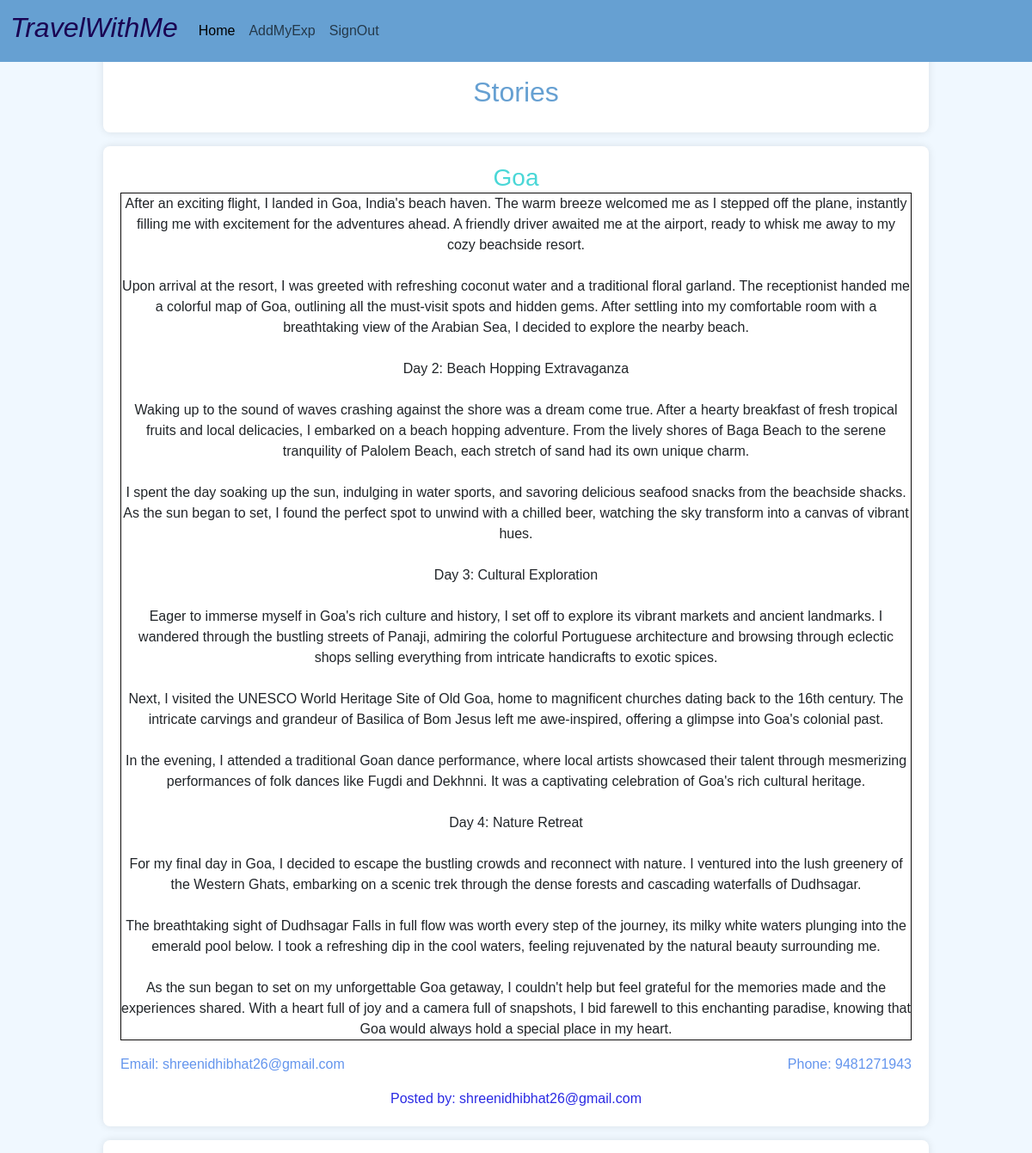
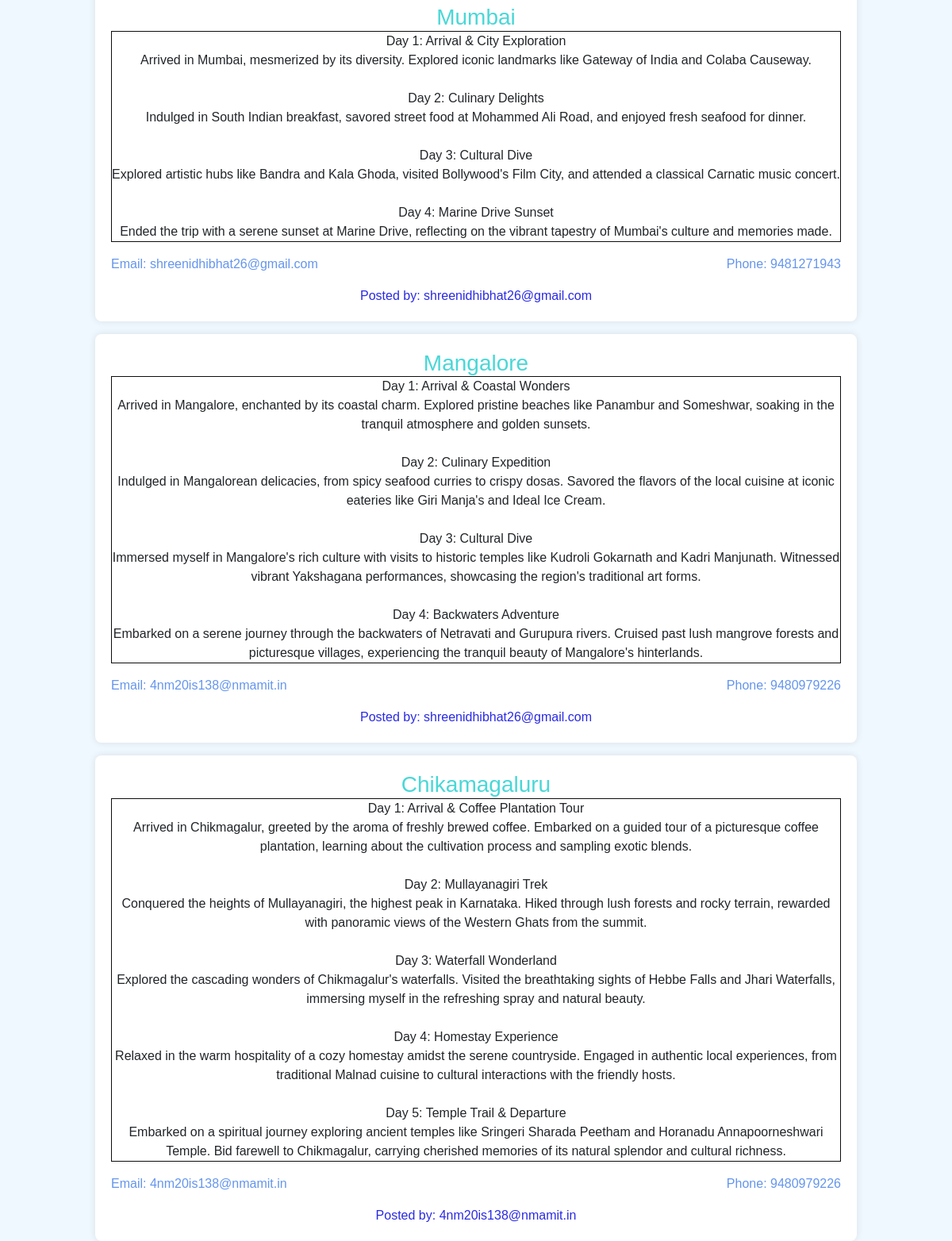
/index, run on the app's committed database (2 pictures, top to bottom).
### app.py (models this page shows)
class Experiences(db.Model):  # Adjusted model name to singular
    id = db.Column(db.Integer, primary_key=True)
    place = db.Column(db.String(100), nullable=False)
    contact_details_email = db.Column(db.String(100))  # Correct column name
    contact_details_phone = db.Column(db.String(20))   # Correct column name
    experience_text = db.Column(db.Text)
    user_id = db.Column(db.Integer, db.ForeignKey('user.id'), nullable=False)
    user = db.relationship('User', backref=db.backref('experiences', lazy=True))

class User(UserMixin, db.Model):  # Inherit from UserMixin
    id = db.Column(db.Integer, primary_key=True)
    username = db.Column(db.String(50), unique=True, nullable=False)
    password = db.Column(db.String(100), nullable=False)

### app.py (the view)
@app.route('/index')
def index():
    experiences = Experiences.query.all()  # Adjusted model name
    return render_template('index.html', experiences=experiences)

### templates/index.html (shortened to what this page needs)
<!DOCTYPE html>
<html lang="en">
<head>
    <link href="https://cdn.jsdelivr.net/npm/bootstrap@5.3.3/dist/css/bootstrap.min.css" rel="stylesheet"
>
    <link rel="stylesheet" href="{{ url_for('static', filename='styles.css') }}">
</head>
<body style="background-color: aliceblue;">
    <nav class="navbar navbar-expand-lg fixed-top" style="background-color: #66a0d2;">
        <div class="container-fluid">
            <a class="navbar-brand">
                <h2
                    style="color: rgb(25, 1, 82);font-style: italic;font-family: 'Trebuchet MS', 'Lucida Sans Unicode', 'Lucida Grande', 'Lucida Sans', Arial, sans-serif;">
                    TravelWithMe</h2>
            </a>
            <div class="collapse navbar-collapse" id="navbarSupportedContent">
                <ul class="navbar-nav me-auto mb-2 mb-lg-0">
                    <li class="nav-item">
                        <a class="nav-link active" aria-current="page" href="/index">Home</a>
                    </li>
                    <li class="nav-item">
                        <a class="nav-link" href="/addexp">AddMyExp</a>
                    </li>
                    <li class="nav-item">
                        <a class="nav-link" href="/signout">SignOut</a>
                    </li>
                </ul>
            </div>
        </div>
    </nav>
    <div class="container mt-5">
        <h2 style="color: #66a0d2;padding-top: 20px;">Stories</h2>
        </div>
            {% for experience in experiences %}
            <div class="container mt-3">
                    <h3 class="card-title" style="color: rgb(74, 215, 215);">{{ experience.place }}</h3>
                    <p class="card-text" style="border: 1px solid rgb(14, 13, 13); white-space: pre-line;">{{ experience.experience_text }}</p>
                    <div class="contact-details" style="color: cornflowerblue;">
                        <p>Email: {{ experience.contact_details_email }}</p>
                        <p>Phone: {{ experience.contact_details_phone }}</p>
                    </div>
                    <p class="card-text" style="color: rgb(42, 42, 227);">Posted by: {{ experience.user.username }}</p>
                </div>
            {% endfor %}
</body>
</html>

### static/styles.css (style rules this page uses)
body { font-family: Arial, sans-serif; background-color:white; }
.container { width: 80%; margin: 0 auto; padding: 20px; background-color: #fff; border-radius: 8px; box-shadow: 0px 0px 10px rgba(0, 0, 0, 0.1); text-align: center; }
a { text-decoration: none; color: #007bff; }
.contact-details { display: flex; justify-content: space-between; }

### data on the page
Experiences: place "Goa", experience_text "After an exciting flight, I landed in Goa, India's beach haven. The warm breeze welcomed me as I stepped off the plane, instantly filling me with excitement for the adventures ahead. A friendly driver awaited me at the airport, ready to whisk me away to my cozy beachside resort. Upon arrival at the resort, I was greeted with refreshing coconut water and a traditional floral garland. The receptionist handed me a colorful map of Goa, outlining all the must-visit spots and hidden gems. After settling into my comfortable room with a breathtaking view of the Arabian Sea, I decided to explore the nearby beach. Day 2: Beach Hopping Extravaganza Waking up to the sound of waves crashing against the…", contact_details_email "shreenidhibhat26@gmail.com", contact_details_phone "9481271943", user.username "shreenidhibhat26@gmail.com"
Experiences: place "Mumbai", experience_text "Day 1: Arrival & City Exploration Arrived in Mumbai, mesmerized by its diversity. Explored iconic landmarks like Gateway of India and Colaba Causeway. Day 2: Culinary Delights Indulged in South Indian breakfast, savored street food at Mohammed Ali Road, and enjoyed fresh seafood for dinner. Day 3: Cultural Dive Explored artistic hubs like Bandra and Kala Ghoda, visited Bollywood's Film City, and attended a classical Carnatic music concert. Day 4: Marine Drive Sunset Ended the trip with a serene sunset at Marine Drive, reflecting on the vibrant tapestry of Mumbai's culture and memories made.", contact_details_email "shreenidhibhat26@gmail.com", contact_details_phone "9481271943", user.username "shreenidhibhat26@gmail.com"
Experiences: place "Mangalore", experience_text "Day 1: Arrival & Coastal Wonders Arrived in Mangalore, enchanted by its coastal charm. Explored pristine beaches like Panambur and Someshwar, soaking in the tranquil atmosphere and golden sunsets. Day 2: Culinary Expedition Indulged in Mangalorean delicacies, from spicy seafood curries to crispy dosas. Savored the flavors of the local cuisine at iconic eateries like Giri Manja's and Ideal Ice Cream. Day 3: Cultural Dive Immersed myself in Mangalore's rich culture with visits to historic temples like Kudroli Gokarnath and Kadri Manjunath. Witnessed vibrant Yakshagana performances, showcasing the region's traditional art forms. Day 4: Backwaters Adventure Embarked on a serene journey through…", contact_details_email "4nm20is138@nmamit.in", contact_details_phone "9480979226", user.username "shreenidhibhat26@gmail.com"
Experiences: place "Chikamagaluru", experience_text "Day 1: Arrival & Coffee Plantation Tour Arrived in Chikmagalur, greeted by the aroma of freshly brewed coffee. Embarked on a guided tour of a picturesque coffee plantation, learning about the cultivation process and sampling exotic blends. Day 2: Mullayanagiri Trek Conquered the heights of Mullayanagiri, the highest peak in Karnataka. Hiked through lush forests and rocky terrain, rewarded with panoramic views of the Western Ghats from the summit. Day 3: Waterfall Wonderland Explored the cascading wonders of Chikmagalur's waterfalls. Visited the breathtaking sights of Hebbe Falls and Jhari Waterfalls, immersing myself in the refreshing spray and natural beauty. Day 4: Homestay Experience…", contact_details_email "4nm20is138@nmamit.in", contact_details_phone "9480979226", user.username "4nm20is138@nmamit.in"
